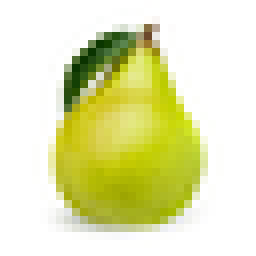
#> input picture Entrega_02/pera.png, 32 x 32 px, found by its file name (shown 8 times larger)
$ jupyter execute --allow-errors Codigo_Entrega_02.ipynb
#> lines starting #> are read from the running program, lines starting #| are printed output that depends on the picture; after the words box and inside, x2 and y2 are one past the last pixel; in counts of white or black regions, pixels touching at a corner belong together
<a href="https://colab.research.google.com/github/bdbejarc/Instrumentos-Opticos/blob/main/Codigo_Entrega_02.ipynb" target="_parent"></a>

[cell 1]
# Importar librerías

import pandas as pd
import matplotlib as mlt
import numpy as np
import matplotlib.pyplot as plt
import cv2

[cell 2]
# Coordenadas de mundo
nm = 1e-9
um = 1e-6
mm = 1e-3
cm = 1e-2

# Longitud de onda
w_length = 650*nm


# # Solo por operación definimos N y M de una imagen 2048 x 2048
# N = 2048 # coordenada X
# M = 2048 # coordenada Y


# Diferenciales, como N y M pendientes por definir para una imagen
dx = dy = 1*um # los diferenciales (tamaño de pixel)

[cell 3]
# Función para graficar complejos
def fun_ploteo_complejo(mat, indicador, escala):
    '''
    mat  es una matriz compleja a plotear
    indicador = I para intensidad, A para amplitud, P para fase
    escala = 1 para nada, 0 para logarítmica
    '''
    if(indicador =="I"):
        mat = np.abs(mat)**2
    elif(indicador == "A"):
        mat = np.abs(mat)
    elif(indicador == "P"):
        mat = np.angle(mat)

    if (escala == 1):
        plt.figure()
        plt.imshow(mat)
        plt.colorbar()
        plt.show()
    else:
        plt.figure()
        plt.imshow( np.log( mat + 0.0001))
        plt.colorbar()
        plt.show()

[cell 4]
pera_img = cv2.imread('pera.png', 0)              # Lecutra del .csv como un objeto np.array
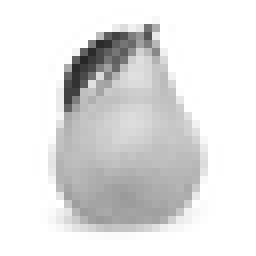
#> pera_img: shape (32, 32) (shown 8 times larger); min 39, max 255, mean 225.8
print(np.shape(pera_img) )
#| (32, 32)

[cell 5]
gafas_img = cv2.imread('gafas.png', 0)              # Lecutra del .csv como un objeto np.array
print(np.shape(gafas_img) )

[cell 6]
#Abertura circular

mask = np.zeros((1024,1024), dtype = "uint8")
coord_prev = np.shape(mask)
coord = int(coord_prev[0]/2)
print (coord)
cv2.circle(mask, (coord, coord), 5, 10, -1)
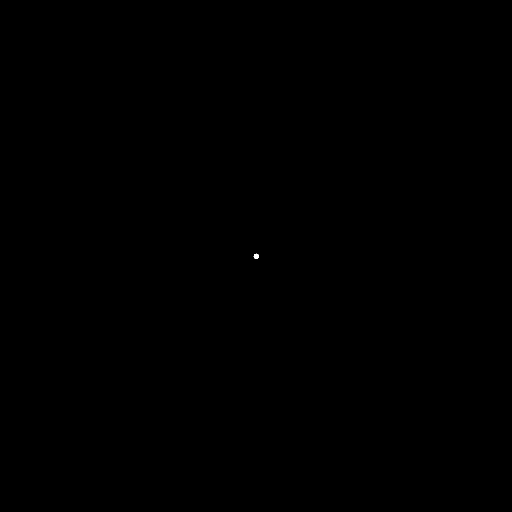
#> mask: shape (1024, 1024) (shown at 1/2 size); values 0 (black) and 10 (white), 0.01% white; 1 white region, box (x1, y1, x2, y2) and area: (507, 507, 518, 518) 81
plt.imshow(mask)
plt.colorbar()
plt.show()
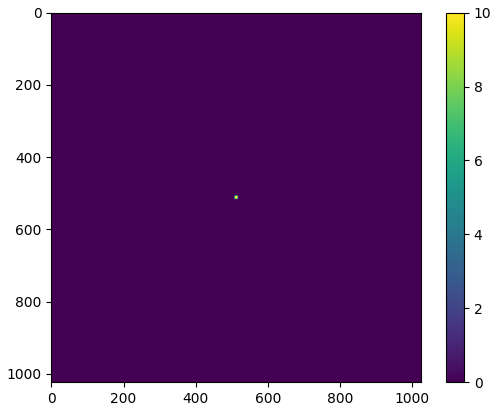
#> figure drawn by matplotlib, 2 panels

[cell 7]
def fun_prop_Fresnel(campo, w_length, z, L_x, L_y, dx, dy, fft = True ):
    '''

    '''
#> called with w_length = 6.5e-07, z = 3e-05, L_x = 3.2e-05, L_y = 3.2e-05, dx = 1e-06, dy = 1e-06, fft = True
    # Vector de onda
    k_vect = 2*np.pi/w_length

    # Número de muestras
    N_x = int(L_x/dx)
    N_y = int(L_y/dy)

    # delta espacio del plano z=0, satisfaciendo el requerimiento para el kernel de DFT
    dx_0 = (w_length * z)/(dx * N_x)
    dy_0 = (w_length * z)/(dy * N_y)

    # 2. Preparar U'
    # Preparar U', inicialmente una matriz de ceros
    U_prima = np.zeros(np.shape(campo), dtype = np.complex128)


    #  Este bloque de código es equivalente al anterior, pero con la diferencia que se reemplazaron los valores de dx_0 y dy_0
    # para evitar divisiones por cero cuando z=0
    for n_0 in np.arange(N_x):
        for m_0 in np.arange(N_y):
            U_prima[n_0,m_0] = campo[n_0, m_0] * np.exp( (1j*k_vect/(2*z) ) * ( (n_0*dx_0 )**2 + (m_0*dy_0 )**2) )


     # 3. DFT// de U' para obtener U'' en una pisición z
    if fft == False:
          U_2prima = fun_DFT(U_prima, L_x, L_y, dx, dy)
    else:
          U_2prima = np.fft.fftshift(np.fft.fftn(U_prima))


    # 4. Escalar U
    # Inicialmente U como una matriz de ceros
    U_z = np.zeros(np.shape(campo), dtype = np.complex128)

    # Escalar
    for n in np.arange(N_x):
        for m in np.arange(N_y):
            U_z[n,m] = U_2prima[n,m] * np.exp(1j*k_vect*z)/(1j*w_length*z)  * np.exp( k_vect*1j/(2*z) * ( (n*dx)**2 +(m*dy)**2 ) )

    return U_z

[cell 8]
propagado = fun_prop_Fresnel(pera_img, w_length, 30*um, 32*um,32*um,1*um,1*um, True)
fun_ploteo_complejo(propagado, "I", 1)
#> in fun_ploteo_complejo, `mat = np.abs(mat)**2`:
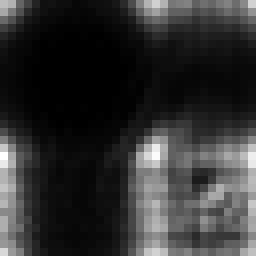
#> mat: shape (32, 32) float64 (shown 8 times larger); min 1.63e+26, max 7.32e+29, mean 1.42e+29; drawn with min black and max white
#> in fun_ploteo_complejo, `plt.show()`:
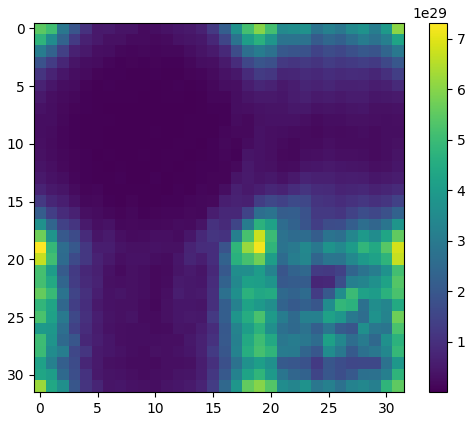
#> figure drawn by matplotlib, 2 panels

[cell 9]
propagado = fun_prop_Fresnel(mask, w_length, 10*um, 1024*um,1024*um,1*um,1*um, True)
fun_ploteo_complejo(propagado, "I", 1)
#> call 2 of fun_ploteo_complejo, with mat = array of shape (1024, 1024), indicador = 'I', escala = 1
#> in fun_ploteo_complejo (call 2), `plt.show()`:
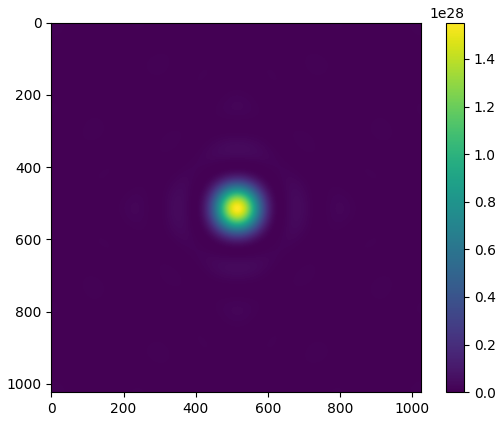
#> figure drawn by matplotlib, 2 panels

[cell 10]
def Fresnel (campo, w_length, z, dx, dy):
    # Vector de onda
#> called with w_length = 6.5e-07, z = 5e-06, dx = 1e-06, dy = 1e-06
    k_vect = 2*np.pi/w_length

    # Número de muestras
    #N_x = int(L_x/dx)
    #N_y = int(L_y/dy)

    #Definamos el espacio coordenado
    N,M = np.shape(campo)
#> N = 1024; M = 1024
    x = np.arange(-int(M/2), int(M/2), 1)
#> x = 1024 values from -512 to 511
    y = np.arange(-int(N/2), int(N/2), 1)
#> y = 1024 values from -512 to 511
    X,Y = np.meshgrid(x,y)

    # delta espacio del plano z=0, satisfaciendo el requerimiento para el kernel de DFT
    dx_0 = X * (w_length * z)/(dx * N)
    dy_0 = Y * (w_length * z)/(dy * M)

    C1 = np.exp((1j*k_vect/2*z) * ( dx_0**2 + dy_0**2))
    C2 = np.exp((1j*k_vect/z) * (N * dx_0 + M * dy_0))

    # 2. Preparar U'
    U_p = campo * C1

    # 3. DFT// de U' para obtener U'' en una pisición z
    U_2p = np.fft.fftshift(np.fft.fftn(U_p))


    # 4. Escalar U
    prop = U_2p * C2


    return prop

[cell 11]
propa = Fresnel(mask, w_length, 5*um,1*um,1*um)
fun_ploteo_complejo(propa, "I", 1)
#> call 3 of fun_ploteo_complejo, with mat = array of shape (1024, 1024), indicador = 'I', escala = 1
#> in fun_ploteo_complejo (call 3), `plt.show()`:
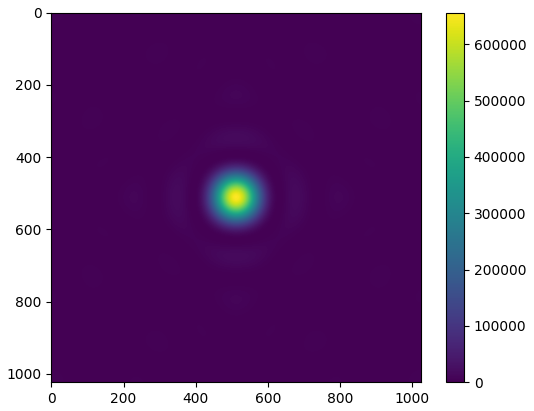
#> figure drawn by matplotlib, 2 panels

#> (a cell that did not finish here is left out)
